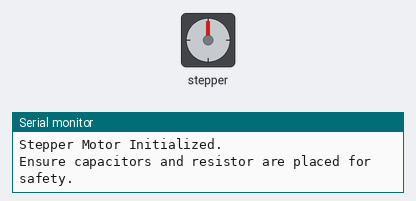
Bench run of a sketch on a simulated Arduino Uno, built with avr-gcc and run on an emulated ATmega328P. Shown: stepper motor, the last lines printed to the serial monitor. Stepper angles assume 200 steps per turn.

Above: at 0.05 s.
At 2.4 s:
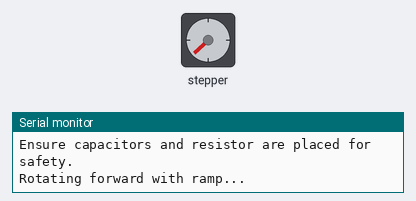
At 5.25 s:
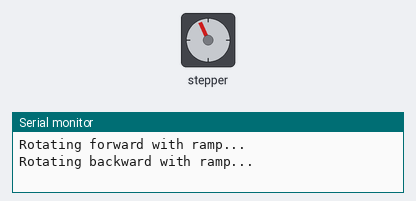
At 8.15 s:
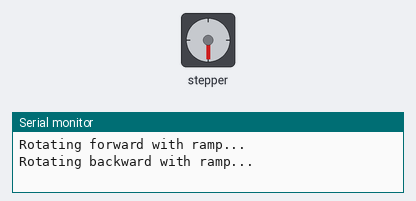
Timing chart, 0 to 10.6 s (numbered marks = the images above):
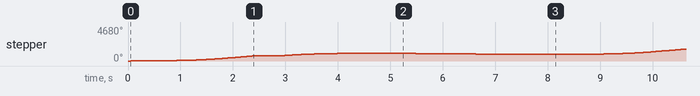

Measured:
- by itself, stepper: turns 720° clockwise in 2.4 s, then 360° clockwise in 1.7 s, then 180° counter-clockwise in 3.0 s, repeating every 8.2 s

The sketch:

Stepper_Motor_Driving.ino
```cpp
#include <Stepper.h>

// === Configuration Constants ===

// Number of steps per revolution (depends on your motor)
#define STEPS_PER_REV 200

// Motor control pins (connected to SN754410 or L293D)
const byte motorPinA1 = 8;
const byte motorPinA2 = 9;
const byte motorPinB1 = 10;
const byte motorPinB2 = 11;

// Create Stepper motor instance
Stepper myMotor(STEPS_PER_REV, motorPinA1, motorPinA2, motorPinB1, motorPinB2);

// Speed configuration
int minSpeed = 10;     // Minimum RPM
int maxSpeed = 100;    // Maximum RPM
int rampStep = 10;     // RPM increment during ramp-up/down

// Direction flags
bool rotateForward = true;

// === Setup Function ===
void setup() {
  Serial.begin(9600); // Debug output

  // Initial speed setup
  myMotor.setSpeed(minSpeed);

  Serial.println("Stepper Motor Initialized.");
  Serial.println("Ensure capacitors and resistor are placed for safety.");
}

/**
 * Gradually increase or decrease speed to simulate acceleration/deceleration
 */
void rampSpeed(bool rampUp) {
  if (rampUp) {
    for (int speed = minSpeed; speed <= maxSpeed; speed += rampStep) {
      myMotor.setSpeed(speed);
      myMotor.step(20); // Small step with current speed
    }
  } else {
    for (int speed = maxSpeed; speed >= minSpeed; speed -= rampStep) {
      myMotor.setSpeed(speed);
      myMotor.step(20);
    }
  }
}

// === Main Loop ===
void loop() {
  Serial.println("Rotating forward with ramp...");
  rampSpeed(true);
  myMotor.step(STEPS_PER_REV); // 1 full revolution
  delay(500);

  Serial.println("Rotating backward with ramp...");
  rampSpeed(false);
  myMotor.step(-STEPS_PER_REV / 2); // Half revolution in reverse
  delay(500);
}
```
